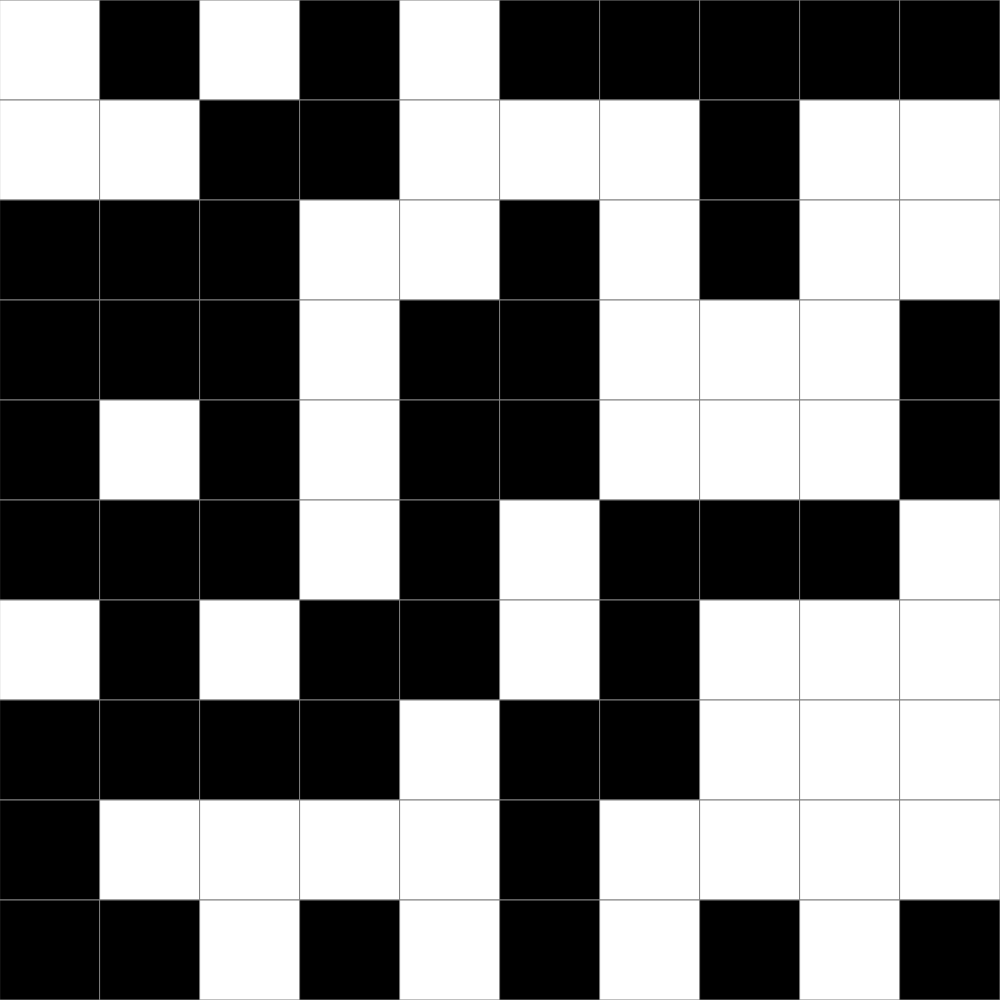
Frame 1 (no input)
Frame 60 (no input): identical to frame 1, image omitted
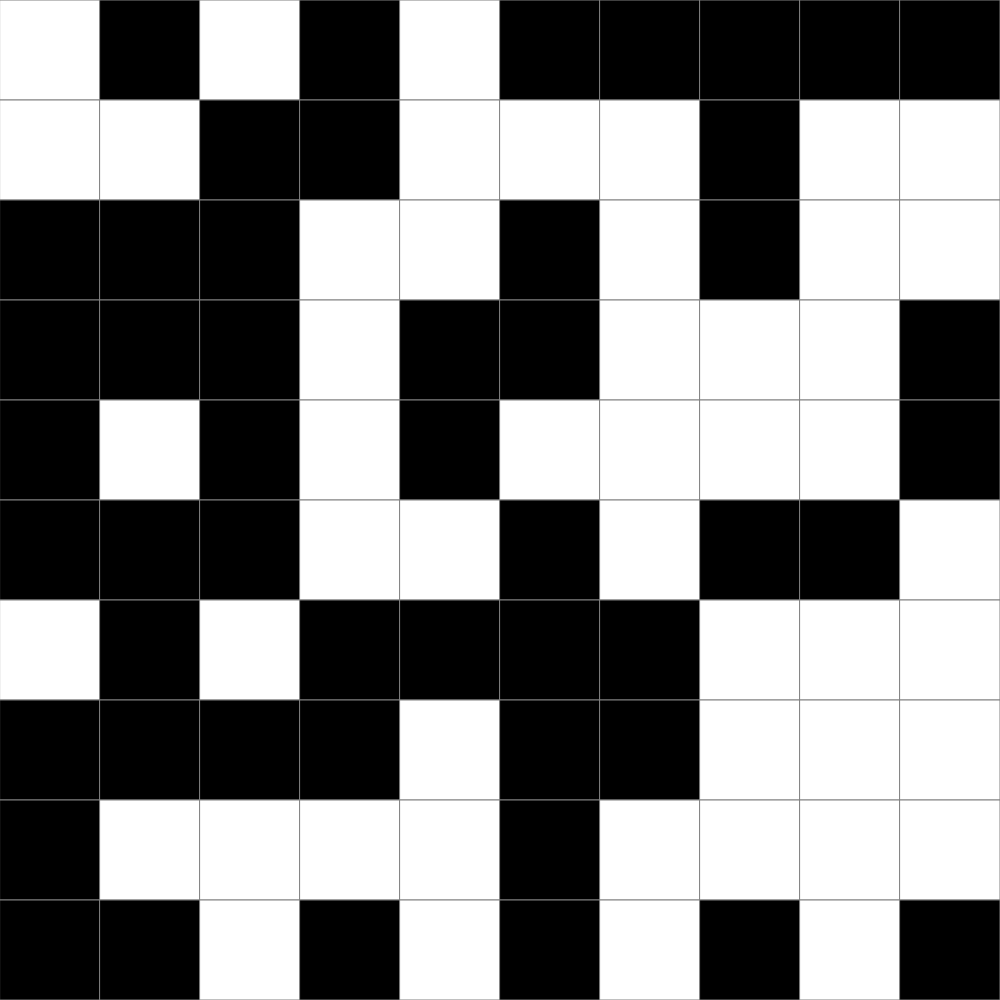
Frame 120 (the mouse pressed at the canvas centre since frame 60)

The p5.js sketch that drew these frames (run headless with seeded random() and noise() and a simulated clock; from frame 60 on, the mouse is pressed at the canvas centre):

// p5.js sketch
// ── sketch.js
//  Grid Demo
// Labeeb Farooqi
// Ocotber 22, 2024


let grid;
let cellSize;
const GRID_SIZE  = 10;

function setup() {

  if (windowWidth < windowHeight) {
    createCanvas(windowWidth, windowWidth);
  }

  else {
    createCanvas(windowHeight, windowHeight);
  }

  cellSize = height/GRID_SIZE;
  grid = generateRandomGrid(GRID_SIZE, GRID_SIZE);
}

function windowResized() {
  if (windowWidth < windowHeight) {
    resizeCanvas(windowWidth, windowHeight);
  }

  else {
    resizeCanvas(windowHeight, windowWidth);
  }
  cellSize = height/GRID_SIZE;
}

function draw() {
  background(220);
  displayGrid();
}

function mousePressed() {
  let x = Math.floor(mouseX/cellSize);
  let y = Math.floor(mouseY/cellSize);

  //toggle self
  toggleCell(x, y);

  //toggle neighbours
  toggleCell(x - 1, y);
  toggleCell(x + 1, y);
  toggleCell(x, y - 1);
  toggleCell(x, y + 1);
}

function toggleCell(x, y) {
  //make sure the cell you're toggling is in the grid
  if (x >= 0 && x < GRID_SIZE && y >= 0 && y < GRID_SIZE) {
    if (grid[y][x] === 0) {
      grid[y][x] = 1;
    }
    else {
      grid[y][x] = 0;
    }
  }
}


function keyPressed() {
  if (key === 'r') {
    grid = generateRandomGrid(GRID_SIZE, GRID_SIZE);
  }

  if (key === 'e') {
    grid = generateEmptyGrid(GRID_SIZE, GRID_SIZE);
  }
}


function displayGrid() {
  for (let y = 0; y < GRID_SIZE; y++) {
    for (let x = 0; x < GRID_SIZE; x++) {
      if (grid[y][x] === 1) {
        fill('black');
      }

      else {
        fill('white');
      }

      stroke('gray');
      square(x * cellSize, y * cellSize, cellSize);
    }
  }
}

function generateRandomGrid(cols, rows) {
  let newGrid = [];
  for (let y = 0; y < rows; y++) {
    newGrid.push([]);
    for (let x = 0; x < cols; x++) {
      //make it 1 half the time, a 0 half the time
      if (random(100) < 50) {
        newGrid[y].push(1);
      }
      else {
        newGrid[y].push(0);
      }
    }
  }
  return newGrid;
}


function generateEmptyGrid(cols, rows) {
  let newGrid = [];
  for (let y = 0; y < rows; y++) {
    newGrid.push([]);
    for (let x = 0; x < cols; x++) {
      newGrid[y].push(0);
    }
  }
  return newGrid;
}
